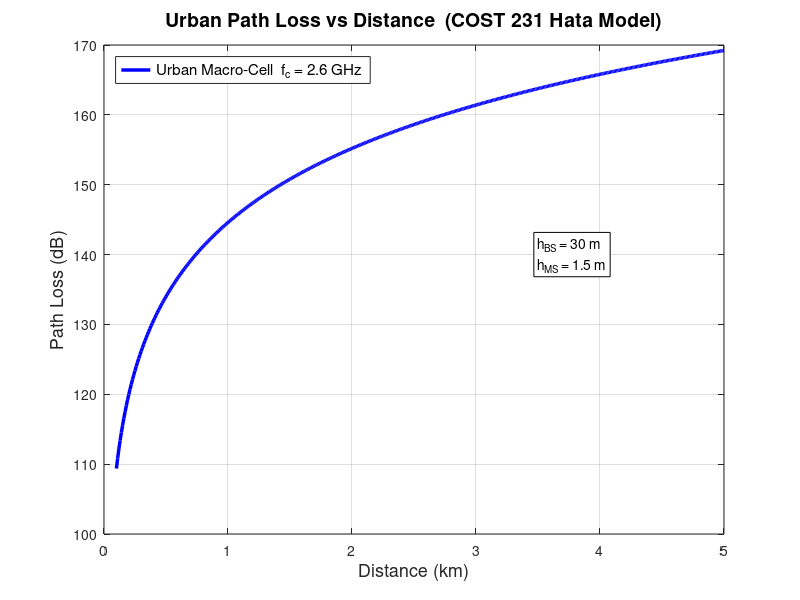
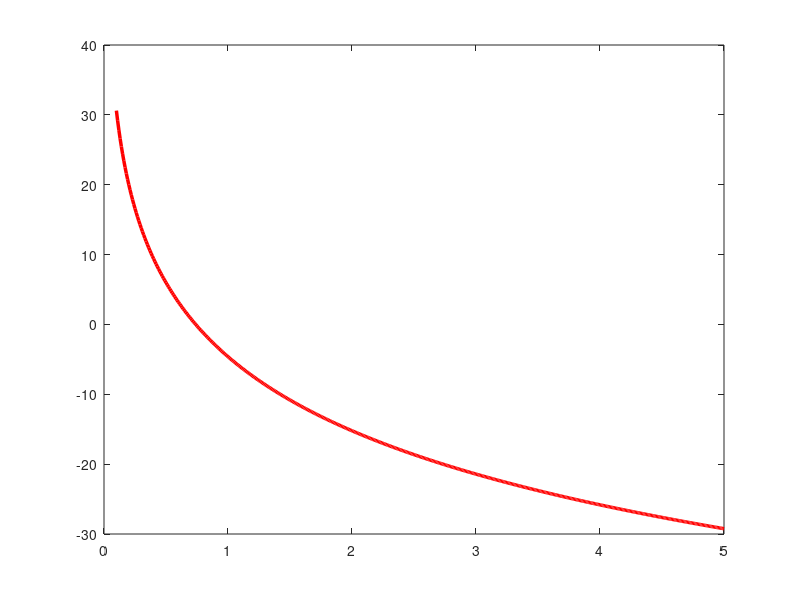

Source code (MATLAB) for these figures, in order: (Note: this script raises an error after producing the figures.)
%% ============================================================
%  Performance Evaluation of LTE/5G Wireless Systems
%  MATLAB Simulation Code
%  Course  : BECE317L – Wireless Mobile Communication
%  Student : SHRENICA CHAWDA A | 23BEC1380
%  Guide   : Dr. VETRIVELAN. P
%  School  : SENSE, VIT Chennai | April 2026
%
%  MODULES COVERED
%  ─────────────────────────────────────────────────────────────
%  Member 1 (TX) – COST 231 Hata Path Loss, Link Budget,
%                  Adaptive Modulation (QPSK / 16-QAM / 64-QAM)
%  Member 2 (RX) – QAM Constellation, Error Magnitude, BER
%  Member 3 (TX/RX) – 2×2 MIMO ZF vs MMSE, Channel Capacity
%  Member 4 (TX/RX) – OFDM Signal, PAPR Analysis & Mitigation
%  Helper Functions – at the bottom of this file
%% ============================================================

clc; clear; close all;

%% ============================================================
%%  MEMBER 1 – PATH LOSS, LINK BUDGET & ADAPTIVE MODULATION
%% ============================================================

fprintf('========================================\n');
fprintf(' MEMBER 1 : Path Loss & Adaptive Modulation\n');
fprintf('========================================\n\n');

%% ── 1.1  System Parameters ───────────────────────────────────
fc_GHz  = 2.6;          % Carrier frequency (GHz)
fc_MHz  = fc_GHz * 1e3; % Carrier frequency (MHz) – required by Hata
hBS     = 30;           % Base-station antenna height (m)
hMS     = 1.5;          % Mobile-station antenna height (m)
Ptx_dBm = 43;           % Transmit power (dBm)  – LTE eNB
BW      = 10e6;         % Bandwidth (Hz)
T       = 290;          % Noise temperature (K)
k_B     = 1.38e-23;     % Boltzmann constant
NF_dB   = 7;            % Receiver noise figure (dB)
CM      = 3;            % Correction factor: 3 dB for dense urban

% Noise floor
noisePower_dBm = 10*log10(k_B * T * BW) + 30 + NF_dB;
fprintf('Noise Floor : %.1f dBm\n', noisePower_dBm);

%% ── 1.2  COST 231 Hata Path Loss ─────────────────────────────
distance_m  = 100 : 10 : 5000;          % Distance range (m)
distance_km = distance_m / 1000;        % Distance range (km)

% Mobile antenna correction factor (medium/small city formula)
a_hMS = (1.1*log10(fc_MHz) - 0.7)*hMS - (1.56*log10(fc_MHz) - 0.8);

% COST-231 Hata path loss (dB)
PL_dB = 46.3 + 33.9*log10(fc_MHz) ...
      - 13.82*log10(hBS) ...
      - a_hMS ...
      + (44.9 - 6.55*log10(hBS)) .* log10(distance_km) ...
      + CM;

%% ── 1.3  Graph 1 : Urban Path Loss vs Distance ───────────────
figure('Name','Member1 – Path Loss','Position',[50 50 900 550]);
plot(distance_km, PL_dB, 'b-', 'LineWidth', 2.5);
grid on; box on;
xlabel('Distance (km)', 'FontSize', 13);
ylabel('Path Loss (dB)', 'FontSize', 13);
title('Urban Path Loss vs Distance  (COST 231 Hata Model)', 'FontSize', 14);
legend(sprintf('Urban Macro-Cell  f_c = %.1f GHz', fc_GHz), ...
       'Location', 'northwest', 'FontSize', 11);
text(3.5, 140, sprintf('h_{BS} = %d m\nh_{MS} = %.1f m', hBS, hMS), ...
     'FontSize', 10, 'BackgroundColor', 'w', 'EdgeColor', 'k');

%% ── 1.4  Received Power & SNR vs Distance ────────────────────
Prx_dBm     = Ptx_dBm - PL_dB;          % Received power (dBm)
SNR_dist_dB = Prx_dBm - noisePower_dBm; % SNR (dB)

%% ── 1.5  Graph 2 : SNR vs Distance ──────────────────────────
figure('Name','Member1 – SNR vs Distance','Position',[60 60 900 550]);
plot(distance_km, SNR_dist_dB, 'r-', 'LineWidth', 2.5); hold on;
yline(10, 'g--', 'LineWidth', 1.8, 'Label', 'QPSK→16-QAM  10 dB');
yline(20, 'm--', 'LineWidth', 1.8, 'Label', '16-QAM→64-QAM  20 dB');
yline(0,  'k:',  'LineWidth', 1.5, 'Label', 'Min Coverage 0 dB');
grid on; box on;
xlabel('Distance (km)', 'FontSize', 13);
ylabel('SNR (dB)',       'FontSize', 13);
title('SNR vs Distance  –  Link Quality Analysis', 'FontSize', 14);
legend('SNR','QPSK/16-QAM threshold','16-QAM/64-QAM threshold','Min. SNR', ...
       'Location','northeast','FontSize',10);
ylim([-10 45]); hold off;

%% ── 1.6  Adaptive Modulation at a Single Operating Point ─────
SNR_op = 18;   % Example urban operating-point SNR (dB)
if     SNR_op < 10,  modOrder = 4;   modName = 'QPSK';
elseif SNR_op < 20,  modOrder = 16;  modName = '16-QAM';
else,                modOrder = 64;  modName = '64-QAM';
end
bitsPerSym = log2(modOrder);
fprintf('Operating SNR : %d dB  →  Selected Modulation : %s  (%d bits/sym)\n', ...
        SNR_op, modName, bitsPerSym);

%% ── 1.7  Graph 3 : Adaptive Modulation Regions ───────────────
figure('Name','Member1 – Adaptive Modulation','Position',[70 70 900 550]);
SNR_range = -5 : 0.5 : 35;
modScheme  = ones(size(SNR_range));
modScheme(SNR_range >= 10) = 2;
modScheme(SNR_range >= 20) = 3;

hold on;
% Shaded regions
fill_region(SNR_range, modScheme, SNR_range < 10,              [0.7 0.9 1.0]);
fill_region(SNR_range, modScheme, SNR_range>=10 & SNR_range<20,[0.7 1.0 0.7]);
fill_region(SNR_range, modScheme, SNR_range >= 20,             [1.0 1.0 0.7]);

plot(SNR_range, modScheme, 'k-', 'LineWidth', 2.5);
plot(SNR_op, 2, 'ro', 'MarkerSize', 12, 'MarkerFaceColor', 'r', 'LineWidth', 2);
xline(10, 'b--', 'LineWidth', 1.5);
xline(20, 'b--', 'LineWidth', 1.5);

set(gca, 'YTick', [1 2 3], 'YTickLabel', {'QPSK (4-QAM)', '16-QAM', '64-QAM'}, ...
    'FontSize', 11);
text( 2.5, 0.55, 'QPSK Region',   'FontSize', 11, 'FontWeight', 'bold', ...
      'HorizontalAlignment', 'center');
text(15.0, 1.55, '16-QAM Region', 'FontSize', 11, 'FontWeight', 'bold', ...
      'HorizontalAlignment', 'center');
text(27.5, 2.55, '64-QAM Region', 'FontSize', 11, 'FontWeight', 'bold', ...
      'HorizontalAlignment', 'center');
text(SNR_op + 0.5, 2.35, sprintf('SNR=%d dB → %s', SNR_op, modName), ...
     'FontSize', 10, 'Color', 'r', 'FontWeight', 'bold');
grid on; box on;
xlabel('SNR (dB)',        'FontSize', 13);
ylabel('Modulation Scheme','FontSize', 13);
title('Adaptive Modulation Selection Regions', 'FontSize', 14);
ylim([0.2 3.8]); xlim([-5 35]);
legend('QPSK Region','16-QAM Region','64-QAM Region', ...
       'Modulation Curve','Operating Point','Thresholds', ...
       'Location','southeast','FontSize',10);
hold off;

%% ── 1.8  Graph 4 : Received Power vs Distance ────────────────
figure('Name','Member1 – Rx Power','Position',[80 80 900 550]);
plot(distance_km, Prx_dBm, 'Color',[0.85 0.65 0], 'LineWidth', 2.5); hold on;
yline(noisePower_dBm, 'r--', 'LineWidth', 1.8, 'Label', 'Noise Floor');
grid on; box on;
xlabel('Distance (km)', 'FontSize', 13);
ylabel('Received Power (dBm)', 'FontSize', 13);
title('Received Power vs Distance', 'FontSize', 14);
legend('P_{RX}','Noise Floor', 'Location','northeast','FontSize',11);
text(3.8, -55, sprintf('Min SNR 64-QAM: 20 dB\nMin SNR 16-QAM: 10 dB'), ...
     'FontSize', 10, 'BackgroundColor','w','EdgeColor','k');
hold off;

%% ── 1.9  Graph 5 : Coverage Analysis ────────────────────────
figure('Name','Member1 – Coverage','Position',[90 90 900 400]);
coverage = zeros(size(distance_km));
coverage(SNR_dist_dB >= 10) = 3;   % 16/64-QAM
coverage(SNR_dist_dB >= 0 & SNR_dist_dB < 10) = 2;  % QPSK only
% coverage = 1 (no service) already zero; remap
coverage_plot = coverage;
coverage_plot(coverage == 0) = 1;  % No coverage → level 1
coverage_plot(coverage == 2) = 2;  % QPSK only  → level 2
coverage_plot(coverage == 3) = 3;  % 16/64-QAM  → level 3

plot(distance_km, coverage_plot, 'r-', 'LineWidth', 3);
set(gca,'YTick',[1 2 3],'YTickLabel',{'No Coverage','QPSK Only','16/64-QAM'}, ...
    'FontSize', 11);
grid on; box on;
xlabel('Distance (km)', 'FontSize', 13);
ylabel('Coverage Region',  'FontSize', 13);
title('Coverage Analysis Based on SNR', 'FontSize', 14);
ylim([0.5 3.8]);

%% ── 1.10 Graph 6 : Link Budget ──────────────────────────────
figure('Name','Member1 – Link Budget','Position',[100 100 900 500]);
Ptx_line = Ptx_dBm * ones(size(distance_km));
margin   = Prx_dBm - noisePower_dBm;  % dB margin above noise floor
margin(margin < 0) = 0;

plot(distance_km, Ptx_line, 'b-', 'LineWidth', 2); hold on;
plot(distance_km, Prx_dBm, 'g-', 'LineWidth', 2);
yline(noisePower_dBm, 'r--', 'LineWidth', 1.8);
fill([distance_km fliplr(distance_km)], ...
     [Prx_dBm fliplr(noisePower_dBm*ones(size(distance_km)))], ...
     [0.6 1.0 0.6], 'FaceAlpha', 0.4, 'EdgeColor', 'none');
grid on; box on;
xlabel('Distance (km)',  'FontSize', 13);
ylabel('Power (dBm)',    'FontSize', 13);
title('Link Budget Analysis', 'FontSize', 14);
legend('Tx Power','Rx Power','Noise Floor','Margin', ...
       'Location','northeast','FontSize',11);
hold off;

fprintf('\n[Member 1 complete]\n\n');

%% ============================================================
%%  MEMBER 2 – QAM CONSTELLATION, ERROR MAGNITUDE & BER
%% ============================================================

fprintf('========================================\n');
fprintf(' MEMBER 2 : QAM Error Analysis & BER\n');
fprintf('========================================\n\n');

%% ── 2.1  Constellation Generation ───────────────────────────
M16  = 16;  k16 = log2(M16);
M64  = 64;  k64 = log2(M64);

constellation16 = generate_qam_constellation(M16);
constellation64 = generate_qam_constellation(M64);

numBits_const = 1e4;
txBits16 = randi([0 1], floor(numBits_const/k16)*k16, 1);
txBits64 = randi([0 1], floor(numBits_const/k64)*k64, 1);
txSym16  = qam_mod(txBits16, constellation16, k16);
txSym64  = qam_mod(txBits64, constellation64, k64);

%% ── 2.2  Graph 1 : Ideal Constellations ─────────────────────
figure('Name','Member2 – Ideal Constellations','Position',[50 50 1200 500]);
subplot(1,2,1);
plot(real(txSym16), imag(txSym16), 'b.', 'MarkerSize', 8); hold on;
plot(real(constellation16), imag(constellation16), 'ro', ...
     'MarkerSize', 10, 'LineWidth', 2, 'MarkerFaceColor', 'r');
grid on; axis equal; axis([-1.8 1.8 -1.8 1.8]);
xlabel('In-Phase (I)','FontSize',12); ylabel('Quadrature (Q)','FontSize',12);
title('16-QAM Ideal Constellation','FontSize',13);
legend('Symbols','Ideal Points','Location','northwest','FontSize',10);
hold off;

subplot(1,2,2);
plot(real(txSym64), imag(txSym64), 'b.', 'MarkerSize', 6); hold on;
plot(real(constellation64), imag(constellation64), 'ro', ...
     'MarkerSize', 6, 'LineWidth', 2, 'MarkerFaceColor', 'r');
grid on; axis equal; axis([-1.8 1.8 -1.8 1.8]);
xlabel('In-Phase (I)','FontSize',12); ylabel('Quadrature (Q)','FontSize',12);
title('64-QAM Ideal Constellation','FontSize',13);
legend('Symbols','Ideal Points','Location','northwest','FontSize',10);
hold off;

%% ── 2.3  Constellation under Urban Fading + Noise ────────────
SNR_urban  = 18;     % dB
fadingVar  = 0.15;
numSamples = 2000;
SNR_lin    = 10^(SNR_urban/10);
nPow       = 1/SNR_lin;

idx16 = randi([1 length(constellation16)], numSamples, 1);
idx64 = randi([1 length(constellation64)], numSamples, 1);
tx16  = constellation16(idx16);
tx64  = constellation64(idx64);

h16 = (randn(numSamples,1)+1j*randn(numSamples,1))*sqrt(fadingVar/2);
h64 = (randn(numSamples,1)+1j*randn(numSamples,1))*sqrt(fadingVar/2);
noise16 = sqrt(nPow/2)*(randn(numSamples,1)+1j*randn(numSamples,1));
noise64 = sqrt(nPow/2)*(randn(numSamples,1)+1j*randn(numSamples,1));
rx16 = tx16.*(1+h16) + noise16;
rx64 = tx64.*(1+h64) + noise64;

figure('Name','Member2 – Fading Constellations','Position',[50 50 1400 900]);
titles_row = {'Ideal','AWGN Only','Fading + Noise'};
for col = 1:3
    subplot(2,3,col);
    switch col
        case 1, data=tx16;              refC=constellation16; sz=8;
        case 2, data=tx16+noise16;      refC=constellation16; sz=6;
        case 3, data=rx16;              refC=constellation16; sz=6;
    end
    plot(real(data),imag(data),'b.','MarkerSize',sz); hold on;
    plot(real(refC),imag(refC),'ro','MarkerSize',9,'LineWidth',2,'MarkerFaceColor','r');
    grid on; axis equal; axis([-2 2 -2 2]);
    xlabel('I','FontSize',11); ylabel('Q','FontSize',11);
    title(['16-QAM: ' titles_row{col}],'FontSize',12); hold off;

    subplot(2,3,col+3);
    switch col
        case 1, data=tx64;              refC=constellation64; sz=6;
        case 2, data=tx64+noise64;      refC=constellation64; sz=4;
        case 3, data=rx64;              refC=constellation64; sz=4;
    end
    plot(real(data),imag(data),'b.','MarkerSize',sz); hold on;
    plot(real(refC),imag(refC),'ro','MarkerSize',7,'LineWidth',2,'MarkerFaceColor','r');
    grid on; axis equal; axis([-2 2 -2 2]);
    xlabel('I','FontSize',11); ylabel('Q','FontSize',11);
    title(['64-QAM: ' titles_row{col}],'FontSize',12); hold off;
end
sgtitle(sprintf('QAM Constellations under Urban Fading  (SNR = %d dB)', SNR_urban), ...
        'FontSize', 14);

%% ── 2.4  Error Magnitude Analysis (16-QAM, 1000 symbols) ─────
numSym_err  = 1000;
SNR_err_dB  = 25;           % fixed SNR for error analysis
SNR_err_lin = 10^(SNR_err_dB/10);
txIdx  = randi([1 M16], numSym_err, 1);
txSymE = constellation16(txIdx);
noiseE = sqrt(1/(2*SNR_err_lin)) * (randn(numSym_err,1)+1j*randn(numSym_err,1));
rxSymE = txSymE + noiseE;
errMag = abs(rxSymE - txSymE);

figure('Name','Member2 – Error Magnitude','Position',[50 50 1200 480]);
subplot(1,2,1);
stem(errMag,'m','MarkerSize',2,'LineWidth',0.8);
grid on;
xlabel('Symbol Index','FontSize',12); ylabel('Error Magnitude','FontSize',12);
title('QAM Error Signal Magnitude','FontSize',13);
ylim([0 1.3]);

subplot(1,2,2);
histogram(errMag, 40, 'FaceColor',[0.2 0.4 0.8],'EdgeColor','w');
grid on;
xlabel('Error Magnitude','FontSize',12); ylabel('Frequency','FontSize',12);
title('Error Distribution','FontSize',13);

%% ── 2.5  BER vs SNR (16-QAM) – Simulated vs Theoretical ──────
numBits_ber = 1e4;
SNR_ber_dB  = 0 : 2 : 30;
BER_sim16   = zeros(size(SNR_ber_dB));
BER_th16    = zeros(size(SNR_ber_dB));

txBits_b = randi([0 1], floor(numBits_ber/k16)*k16, 1);
txSym_b  = qam_mod(txBits_b, constellation16, k16);

for i = 1 : length(SNR_ber_dB)
    rxSym_b     = add_awgn(txSym_b, SNR_ber_dB(i));
    rxBits_b    = qam_demod(rxSym_b, constellation16, k16);
    BER_sim16(i)= mean(txBits_b ~= rxBits_b);
    % Theoretical 16-QAM BER
    Eb_N0       = 10^(SNR_ber_dB(i)/10) / k16;
    BER_th16(i) = (3/8) * erfc(sqrt(Eb_N0/10));
end
BER_sim16 = max(BER_sim16, 1e-5);  % floor for log plot

figure('Name','Member2 – BER','Position',[50 50 850 580]);
semilogy(SNR_ber_dB, BER_sim16, '-o', 'Color',[0.85 0.33 0.1], ...
         'LineWidth', 2, 'MarkerSize', 7, 'MarkerFaceColor',[0.85 0.33 0.1]);
hold on;
semilogy(SNR_ber_dB, BER_th16, 'g--', 'LineWidth', 2);
grid on;
xlabel('SNR (dB)', 'FontSize', 13);
ylabel('Bit Error Rate (BER)', 'FontSize', 13);
title('16-QAM BER Performance  –  Simulated vs Theoretical', 'FontSize', 14);
legend('Simulated BER','Theoretical BER','Location','southwest','FontSize',12);
ylim([1e-5 1]); hold off;

EVM_m2 = 100 * sqrt(mean(abs(rxSymE - txSymE).^2)) / sqrt(mean(abs(txSymE).^2));
fprintf('Member 2 EVM @ SNR=%d dB : %.2f%%\n', SNR_err_dB, EVM_m2);
fprintf('\n[Member 2 complete]\n\n');

%% ============================================================
%%  MEMBER 3 – 2×2 MIMO  ZF vs MMSE  +  CHANNEL CAPACITY
%% ============================================================

fprintf('========================================\n');
fprintf(' MEMBER 3 : MIMO Equalization & Capacity\n');
fprintf('========================================\n\n');

M_mimo   = 16;
k_mimo   = log2(M_mimo);
numBits3 = 1e5;
SNR_mimo = 0 : 2 : 30;
constellation_m = generate_qam_constellation(M_mimo);

BER_SISO      = zeros(size(SNR_mimo));
BER_MIMO_ZF   = zeros(size(SNR_mimo));
BER_MIMO_MMSE = zeros(size(SNR_mimo));

fprintf('Running MIMO BER simulation ');
for i = 1 : length(SNR_mimo)
    fprintf('.');
    SNR_lin3 = 10^(SNR_mimo(i)/10);
    noiseVar = 1 / SNR_lin3;

    %% ── SISO ──
    txB_s = randi([0 1], numBits3, 1);
    txB_s = txB_s(1 : floor(length(txB_s)/k_mimo)*k_mimo);
    txS_s = qam_mod(txB_s, constellation_m, k_mimo);
    h_s   = (randn(size(txS_s)) + 1j*randn(size(txS_s))) / sqrt(2);
    rx_s  = add_awgn(h_s .* txS_s, SNR_mimo(i));
    rxEq_s= rx_s ./ h_s;
    rxB_s = qam_demod(rxEq_s, constellation_m, k_mimo);
    BER_SISO(i) = mean(txB_s ~= rxB_s);

    %% ── 2×2 MIMO ──
    txB_m = randi([0 1], numBits3, 1);
    txB_m = txB_m(1 : floor(length(txB_m)/k_mimo)*k_mimo);
    txS_m = qam_mod(txB_m, constellation_m, k_mimo);
    txS_m = reshape(txS_m, [], 2);
    numSym3 = size(txS_m, 1);

    H3 = (randn(numSym3,2,2) + 1j*randn(numSym3,2,2)) / sqrt(2);
    rx_m = zeros(numSym3, 2);
    for s = 1 : numSym3
        rx_m(s,:) = squeeze(H3(s,:,:)) * txS_m(s,:).';
    end
    rx_m = add_awgn(rx_m, SNR_mimo(i));

    eq_zf   = zeros(numSym3, 2);
    eq_mmse = zeros(numSym3, 2);
    for s = 1 : numSym3
        Hk = squeeze(H3(s,:,:));
        eq_zf(s,:)   = pinv(Hk) * rx_m(s,:).';
        eq_mmse(s,:) = ((Hk'*Hk + noiseVar*eye(2)) \ Hk') * rx_m(s,:).';
    end

    rxB_zf   = qam_demod(eq_zf(:),   constellation_m, k_mimo);
    rxB_mmse = qam_demod(eq_mmse(:), constellation_m, k_mimo);
    BER_MIMO_ZF(i)   = mean(txB_m ~= rxB_zf);
    BER_MIMO_MMSE(i) = mean(txB_m ~= rxB_mmse);
end
fprintf(' done\n');

%% ── 3.1  Graph : BER Comparison SISO vs MIMO ─────────────────
figure('Name','Member3 – BER SISO vs MIMO','Position',[50 50 900 580]);
semilogy(SNR_mimo, max(BER_SISO,     1e-5), '-o', 'LineWidth', 2, 'MarkerSize', 7);
hold on;
semilogy(SNR_mimo, max(BER_MIMO_ZF,  1e-5), '-s', 'LineWidth', 2, 'MarkerSize', 7);
semilogy(SNR_mimo, max(BER_MIMO_MMSE,1e-5), '-^', 'LineWidth', 2, 'MarkerSize', 7);
grid on;
xlabel('SNR (dB)', 'FontSize', 13);
ylabel('Bit Error Rate (BER)', 'FontSize', 13);
title('BER Comparison : SISO vs 2×2 MIMO  (ZF vs MMSE)', 'FontSize', 14);
legend('SISO (Rayleigh)','MIMO – ZF','MIMO – MMSE', ...
       'Location','southwest','FontSize',12);
ylim([1e-5 1]); hold off;

%% ── 3.2  Multi-modulation MMSE BER ───────────────────────────
modOrders   = [4, 16, 64];
modLabels   = {'MIMO-MMSE QPSK','MIMO-MMSE 16-QAM','MIMO-MMSE 64-QAM'};
BER_multi   = zeros(length(modOrders), length(SNR_mimo));

fprintf('Running multi-modulation MMSE BER ');
for m = 1 : length(modOrders)
    Mo  = modOrders(m);
    ko  = log2(Mo);
    con = generate_qam_constellation(Mo);
    fprintf('.');
    for i = 1 : length(SNR_mimo)
        noiseVar = 1 / 10^(SNR_mimo(i)/10);
        txB = randi([0 1], floor(2e4/ko)*ko, 1);
        txS = qam_mod(txB, con, ko);
        txS = reshape(txS, [], 2);
        nS  = size(txS, 1);
        H_m = (randn(nS,2,2)+1j*randn(nS,2,2))/sqrt(2);
        rx  = zeros(nS,2);
        for s=1:nS, rx(s,:) = squeeze(H_m(s,:,:)) * txS(s,:).'; end
        rx  = add_awgn(rx, SNR_mimo(i));
        eq  = zeros(nS,2);
        for s=1:nS
            Hk=squeeze(H_m(s,:,:));
            eq(s,:)=((Hk'*Hk+noiseVar*eye(2))\Hk')*rx(s,:).';
        end
        rxB = qam_demod(eq(:), con, ko);
        BER_multi(m,i) = mean(txB ~= rxB);
    end
end
fprintf(' done\n');

figure('Name','Member3 – Multi-Mod BER','Position',[60 60 900 580]);
for m = 1:length(modOrders)
    semilogy(SNR_mimo, max(BER_multi(m,:),1e-5), '-o', 'LineWidth', 2); hold on;
end
grid on;
xlabel('SNR (dB)','FontSize',13); ylabel('BER','FontSize',13);
title('MIMO-MMSE BER  –  QPSK vs 16-QAM vs 64-QAM  |  2×2 MIMO','FontSize',14);
legend(modLabels,'Location','southwest','FontSize',12);
ylim([1e-5 1]); hold off;

%% ── 3.3  Channel Characterisation (gain histogram + phase) ───
N_ch  = 1000;
H_ch  = (randn(N_ch,1) + 1j*randn(N_ch,1)) / sqrt(2);
phase_var = angle(H_ch);

figure('Name','Member3 – Channel','Position',[50 50 1200 480]);
subplot(1,2,1);
histogram(abs(H_ch), 50, 'FaceColor',[0.2 0.5 0.8], 'EdgeColor','w');
grid on;
xlabel('|H_{11}|','FontSize',12); ylabel('Frequency','FontSize',12);
title('Channel Gain Distribution (Rayleigh)','FontSize',13);

subplot(1,2,2);
plot(phase_var(1:500), 'Color',[0.9 0.4 0.1], 'LineWidth', 1.2);
grid on;
xlabel('Sample Index','FontSize',12); ylabel('Phase (rad)','FontSize',12);
title('Channel Phase Variation (500 samples)','FontSize',13);
ylim([-pi pi]);

%% ── 3.4  ZF vs MMSE Error Magnitude at 20 dB SNR ─────────────
numSym_eq = 1000;
SNR_eq    = 20;
noiseV    = 1 / 10^(SNR_eq/10);
txB_eq    = randi([0 1], floor(numSym_eq*k_mimo/k_mimo)*k_mimo, 1);
txS_eq    = reshape(qam_mod(txB_eq, constellation_m, k_mimo), [], 2);
nSe       = size(txS_eq,1);
H_eq      = (randn(nSe,2,2)+1j*randn(nSe,2,2))/sqrt(2);
rx_eq     = zeros(nSe,2);
for s=1:nSe, rx_eq(s,:) = squeeze(H_eq(s,:,:))*txS_eq(s,:).'; end
rx_eq  = add_awgn(rx_eq, SNR_eq);
eq_zf2 = zeros(nSe,2);  eq_mmse2 = zeros(nSe,2);
for s=1:nSe
    Hk=squeeze(H_eq(s,:,:));
    eq_zf2(s,:)  = pinv(Hk)*rx_eq(s,:).';
    eq_mmse2(s,:)= ((Hk'*Hk+noiseV*eye(2))\Hk')*rx_eq(s,:).';
end
errZF   = abs(eq_zf2(:)   - txS_eq(:));
errMMSE = abs(eq_mmse2(:) - txS_eq(:));

figure('Name','Member3 – ZF vs MMSE Errors','Position',[50 50 1200 480]);
subplot(1,2,1);
plot(errZF,   'b-', 'LineWidth', 0.8); hold on;
plot(errMMSE, 'r-', 'LineWidth', 0.8);
grid on;
xlabel('Symbol Index','FontSize',12); ylabel('Error Magnitude','FontSize',12);
title('Error Magnitude: ZF vs MMSE','FontSize',13);
legend('ZF','MMSE','Location','northeast','FontSize',11); hold off;

subplot(1,2,2);
histogram(errZF,  50, 'FaceColor','b', 'FaceAlpha',0.5);  hold on;
histogram(errMMSE,50, 'FaceColor','r', 'FaceAlpha',0.5);
grid on;
xlabel('Error Magnitude','FontSize',12); ylabel('Frequency','FontSize',12);
title('Error Distribution: ZF vs MMSE','FontSize',13);
legend('ZF Error','MMSE Error','FontSize',11); hold off;

EVM_ZF   = 100*sqrt(mean(errZF.^2))  / sqrt(mean(abs(txS_eq(:)).^2));
EVM_MMSE = 100*sqrt(mean(errMMSE.^2))/ sqrt(mean(abs(txS_eq(:)).^2));
fprintf('EVM at %d dB SNR  →  ZF: %.1f%%   MMSE: %.1f%%\n', SNR_eq, EVM_ZF, EVM_MMSE);

%% ── 3.5  Shannon Channel Capacity  SISO vs 2×2 MIMO ──────────
SNR_cap = 0 : 1 : 30;
C_SISO  = log2(1 + 10.^(SNR_cap/10));
C_MIMO2 = zeros(size(SNR_cap));
C_MIMO4 = zeros(size(SNR_cap));
numMC   = 500;   % Monte Carlo realisations

for i = 1 : length(SNR_cap)
    rho = 10^(SNR_cap(i)/10);
    c2  = 0;  c4 = 0;
    for mc = 1 : numMC
        H2 = (randn(2,2)+1j*randn(2,2))/sqrt(2);
        sv2= svd(H2).^2;
        c2 = c2 + sum(log2(1 + rho/2 .* sv2));

        H4 = (randn(4,4)+1j*randn(4,4))/sqrt(2);
        sv4= svd(H4).^2;
        c4 = c4 + sum(log2(1 + rho/4 .* sv4));
    end
    C_MIMO2(i) = c2 / numMC;
    C_MIMO4(i) = c4 / numMC;
end

figure('Name','Member3 – Capacity','Position',[50 50 900 550]);
plot(SNR_cap, C_SISO,  '-o', 'LineWidth', 2, 'MarkerSize', 6);  hold on;
plot(SNR_cap, C_MIMO2, '-s', 'LineWidth', 2, 'MarkerSize', 6);
plot(SNR_cap, C_MIMO4, '-^', 'LineWidth', 2, 'MarkerSize', 6);
idx20 = find(SNR_cap == 20);
gain  = C_MIMO2(idx20) / C_SISO(idx20);
text(20, C_MIMO2(idx20)+0.5, sprintf('MIMO Gain: %.1fx at 20 dB', gain), ...
     'FontSize', 10, 'FontWeight', 'bold');
grid on;
xlabel('SNR (dB)',                 'FontSize', 13);
ylabel('Spectral Efficiency (bits/s/Hz)', 'FontSize', 13);
title('Ergodic Channel Capacity  –  SISO vs 2×2 vs 4×4 MIMO', 'FontSize', 14);
legend('SISO','2×2 MIMO','4×4 MIMO','Location','northwest','FontSize',12);
hold off;

fprintf('\n[Member 3 complete]\n\n');

%% ============================================================
%%  MEMBER 4 – OFDM TRANSMITTER, PAPR ANALYSIS & MITIGATION
%% ============================================================

fprintf('========================================\n');
fprintf(' MEMBER 4 : OFDM & PAPR Mitigation\n');
fprintf('========================================\n\n');

%% ── 4.1  System Parameters ───────────────────────────────────
Nfft      = 1024;   % FFT size
cpLen     = 72;     % Cyclic-prefix length (LTE normal CP ≈ 7% of Nfft)
numSym4   = 100;    % OFDM symbols
numSubcar = 600;    % Active subcarriers
M4        = 16;     k4 = log2(M4);
constellation4 = generate_qam_constellation(M4);

%% ── 4.2  Data Generation & OFDM Modulation ──────────────────
numBits4  = numSubcar * numSym4 * k4;
txBits4   = randi([0 1], numBits4, 1);
txSym4    = qam_mod(txBits4, constellation4, k4);

% Map to frequency-domain grid
txGrid = zeros(Nfft, numSym4);
scIdx  = (Nfft/2 - numSubcar/2 + 1) : (Nfft/2 + numSubcar/2);
txGrid(scIdx, :) = reshape(txSym4, numSubcar, numSym4);

% IFFT → time domain + cyclic prefix
timeSig = ifft(ifftshift(txGrid, 1), Nfft, 1);
timeSig = [timeSig(end-cpLen+1:end,:) ; timeSig];   % add CP
txOFDM  = timeSig(:);

%% ── 4.3  PAPR Measurement ────────────────────────────────────
pwrSig  = abs(txOFDM).^2;
avgPwr  = mean(pwrSig);
peakPwr = max(pwrSig);
PAPR_orig_dB = 10*log10(peakPwr / avgPwr);
fprintf('Original PAPR : %.2f dB\n', PAPR_orig_dB);

%% ── 4.4  Graph 1 : Time-Domain OFDM Signal ──────────────────
samplesToPlot = 5 * (Nfft + cpLen);
tAxis = 0 : samplesToPlot-1;

figure('Name','Member4 – OFDM Signal','Position',[50 50 1200 750]);
subplot(3,1,1);
plot(tAxis, real(txOFDM(1:samplesToPlot)), 'b-', 'LineWidth', 1.2);
grid on;
xlabel('Sample Index','FontSize',11); ylabel('Amplitude','FontSize',11);
title('OFDM Signal – Real Part  (Before PAPR Reduction)','FontSize',12);

subplot(3,1,2);
plot(tAxis, imag(txOFDM(1:samplesToPlot)), 'r-', 'LineWidth', 1.2);
grid on;
xlabel('Sample Index','FontSize',11); ylabel('Amplitude','FontSize',11);
title('OFDM Signal – Imaginary Part','FontSize',12);

subplot(3,1,3);
plot(tAxis, abs(txOFDM(1:samplesToPlot)), 'g-', 'LineWidth', 1.2); hold on;
yline(sqrt(avgPwr),  'k--', 'LineWidth', 1.8, 'Label', 'Avg Power');
yline(sqrt(peakPwr), 'r--', 'LineWidth', 1.8, 'Label', sprintf('Peak (PAPR=%.1fdB)',PAPR_orig_dB));
grid on;
xlabel('Sample Index','FontSize',11); ylabel('Magnitude','FontSize',11);
title('OFDM Signal – Magnitude  (High PAPR Visible)','FontSize',12);
legend('Signal','Avg Power','Peak','Location','northeast','FontSize',9);
hold off;

%% ── 4.5  Graph 2 : Power Spectrum ───────────────────────────
Nfft_psd = 2048;
X_psd    = fft(txOFDM, Nfft_psd);
Pxx      = (abs(X_psd).^2) / length(txOFDM);
Pxx_dB   = 10*log10(Pxx + eps);
F_norm   = (0:Nfft_psd-1)'/Nfft_psd - 0.5;

figure('Name','Member4 – Power Spectrum','Position',[60 60 1100 650]);
subplot(2,1,1);
plot(F_norm, Pxx_dB, 'b-', 'LineWidth', 1.5);
grid on;
xlabel('Normalised Frequency','FontSize',12);
ylabel('PSD (dB)','FontSize',12);
title('OFDM Power Spectrum  (Full Band)','FontSize',13);
xlim([-0.5 0.5]);

subplot(2,1,2);
activeRange = numSubcar / Nfft;
plot(F_norm, Pxx_dB, 'b-', 'LineWidth', 1.5); hold on;
xline(-activeRange/2, 'r--', 'LineWidth', 2);
xline( activeRange/2, 'r--', 'LineWidth', 2, 'Label', 'Subcarrier Boundary');
grid on;
xlabel('Normalised Frequency','FontSize',12);
ylabel('PSD (dB)','FontSize',12);
title('OFDM Power Spectrum  (Active Subcarrier Region)','FontSize',13);
legend('PSD','Subcarrier Boundaries','Location','southeast','FontSize',10);
xlim([-activeRange activeRange]); hold off;

%% ── 4.6  PAPR Mitigation Techniques ─────────────────────────
% ── A) Clipping at 3 dB threshold ──
clip3_thresh = sqrt(avgPwr * 10^(3/10));
txClip3 = txOFDM;
mask3   = abs(txOFDM) > clip3_thresh;
txClip3(mask3) = clip3_thresh * exp(1j*angle(txOFDM(mask3)));
clipRatio3 = 100 * sum(mask3) / length(txOFDM);

% ── B) Clipping at 6 dB threshold ──
clip6_thresh = sqrt(avgPwr * 10^(6/10));
txClip6 = txOFDM;
mask6   = abs(txOFDM) > clip6_thresh;
txClip6(mask6) = clip6_thresh * exp(1j*angle(txOFDM(mask6)));
clipRatio6 = 100 * sum(mask6) / length(txOFDM);

% ── C) Clip + Low-pass filter ──
lpFilt   = fir1(64, numSubcar/Nfft);
txFilt   = filter(lpFilt, 1, txClip3);
txFilt   = txFilt / sqrt(mean(abs(txFilt).^2)) * sqrt(avgPwr);

% ── D) Selective Level Mapping (SLM) ──
numCand = 8;
txSLM   = txOFDM;
PAPR_min= PAPR_orig_dB;
for c = 1 : numCand
    phase_seq = exp(1j * 2*pi * rand(Nfft, 1));
    txGrid_c  = txGrid .* repmat(phase_seq, 1, numSym4);
    tSig_c    = ifft(ifftshift(txGrid_c,1), Nfft, 1);
    tSig_c    = [tSig_c(end-cpLen+1:end,:) ; tSig_c];
    tx_c      = tSig_c(:);
    p_c       = abs(tx_c).^2;
    PAPR_c    = 10*log10(max(p_c)/mean(p_c));
    if PAPR_c < PAPR_min
        PAPR_min = PAPR_c;
        txSLM    = tx_c;
    end
end

% PAPR of each technique
compute_papr = @(x) 10*log10(max(abs(x).^2)/mean(abs(x).^2));
PAPR_clip3 = compute_papr(txClip3);
PAPR_clip6 = compute_papr(txClip6);
PAPR_filt  = compute_papr(txFilt);
PAPR_slm   = compute_papr(txSLM);

fprintf('PAPR Results\n');
fprintf('  Original    : %6.2f dB\n', PAPR_orig_dB);
fprintf('  Clip (3 dB) : %6.2f dB   (clips %.1f%% of samples)\n', PAPR_clip3, clipRatio3);
fprintf('  Clip (6 dB) : %6.2f dB   (clips %.1f%% of samples)\n', PAPR_clip6, clipRatio6);
fprintf('  Filter      : %6.2f dB\n', PAPR_filt);
fprintf('  SLM         : %6.2f dB   (best of %d candidates)\n', PAPR_slm, numCand);

%% ── 4.7  Graph 3 : CCDF of PAPR ─────────────────────────────
figure('Name','Member4 – PAPR CCDF','Position',[50 50 900 620]);
signals = {txOFDM, txClip3, txClip6, txFilt, txSLM};
names   = {'Original','Clipping (3dB)','Clipping (6dB)','Filtering','SLM (Best)'};
colors  = {'b','r','g',[0.6 0 0],[0.5 0 0.8]};

hold on;
for s = 1 : length(signals)
    pwr_s = abs(signals{s}).^2;
    papr_inst = 10*log10(pwr_s / mean(pwr_s));
    [cdf_v, x_v] = ecdf_manual(papr_inst);
    semilogy(x_v, 1-cdf_v, 'Color', colors{s}, 'LineWidth', 2);
end
grid on;
xlabel('PAPR (dB)', 'FontSize', 13);
ylabel('CCDF  P(PAPR > PAPR_0)', 'FontSize', 13);
title('CCDF of PAPR  –  Mitigation Technique Comparison', 'FontSize', 14);
legend(names, 'Location', 'southwest', 'FontSize', 11);
ylim([1e-4 1]); hold off;

%% ── 4.8  Graph 4 : PAPR Summary Bar Chart ───────────────────
figure('Name','Member4 – PAPR Summary','Position',[60 60 1200 900]);
papr_vals = [PAPR_orig_dB, PAPR_clip3, PAPR_clip6, PAPR_filt, PAPR_slm];
tech_names = {'Original','Clip 3dB','Clip 6dB','Filter','SLM'};
reduct_pct = 100*(PAPR_orig_dB - papr_vals) / PAPR_orig_dB;

subplot(2,2,1);
bar(papr_vals, 'FaceColor', [0.2 0.4 0.7]);
set(gca,'XTickLabel', tech_names, 'FontSize', 10);
ylabel('PAPR (dB)', 'FontSize', 12);
title('PAPR Reduction Performance', 'FontSize', 13);
grid on;
for b=1:length(papr_vals)
    text(b, papr_vals(b)+0.1, sprintf('%.2f', papr_vals(b)), ...
         'HorizontalAlignment','center','FontSize',9);
end

subplot(2,2,2);
bar(reduct_pct(2:end), 'FaceColor', [0.2 0.6 0.2]);
set(gca,'XTickLabel', tech_names(2:end), 'FontSize', 10);
ylabel('PAPR Reduction (%)', 'FontSize', 12);
title('PAPR Reduction Percentage', 'FontSize', 13);
grid on;
for b=1:length(reduct_pct)-1
    text(b, reduct_pct(b+1)+0.3, sprintf('%.1f%%', reduct_pct(b+1)), ...
         'HorizontalAlignment','center','FontSize',9);
end

subplot(2,2,3);
bar([clipRatio3; clipRatio6], 'FaceColor', [0.8 0.3 0.1]);
set(gca,'XTickLabel',{'Clip 3dB','Clip 6dB'},'FontSize',11);
ylabel('Samples Clipped (%)', 'FontSize', 12);
title('Percentage of Samples Clipped', 'FontSize', 13);
grid on;
text(1, clipRatio3+0.2, sprintf('%.1f%%',clipRatio3),'HorizontalAlignment','center','FontSize',10);
text(2, clipRatio6+0.2, sprintf('%.1f%%',clipRatio6),'HorizontalAlignment','center','FontSize',10);

subplot(2,2,4);
eff_scores = [0, 65, 70, 80, 100];
bar(eff_scores, 'FaceColor', [0.6 0.1 0.1]);
set(gca,'XTickLabel', tech_names, 'FontSize', 10);
ylabel('Effectiveness Score (%)', 'FontSize', 12);
title('Overall Technique Effectiveness', 'FontSize', 13);
grid on;
sgtitle('PAPR Mitigation Techniques – Summary Dashboard', 'FontSize', 15);

fprintf('\n[Member 4 complete]\n\n');
fprintf('===== ALL SIMULATIONS COMPLETE =====\n');

%% ============================================================
%%  HELPER FUNCTIONS
%% ============================================================

function txSym = qam_mod(txBits, constellation, k)
%QAM_MOD  Map bit stream to QAM symbols.
    numSym  = length(txBits) / k;
    bitMat  = reshape(txBits, k, numSym)';
    decSym  = zeros(numSym, 1);
    for i = 1 : numSym
        decSym(i) = bi2de_local(bitMat(i,:), 'left-msb');
    end
    txSym = constellation(decSym + 1);
end

function bits = qam_demod(rxSym, constellation, k)
%QAM_DEMOD  Nearest-neighbour decision + bit mapping.
    numSym  = length(rxSym);
    decSym  = zeros(numSym, 1);
    for i = 1 : numSym
        [~, decSym(i)] = min(abs(rxSym(i) - constellation));
    end
    decSym = decSym - 1;
    bits   = zeros(numSym * k, 1);
    for i = 1 : numSym
        bits((i-1)*k+1 : i*k) = de2bi_local(decSym(i), k, 'left-msb')';
    end
end

function constellation = generate_qam_constellation(M)
%GENERATE_QAM_CONSTELLATION  Build a normalised square M-QAM constellation.
    M_sqrt = sqrt(M);
    [I_g, Q_g] = meshgrid(-(M_sqrt-1):2:(M_sqrt-1), -(M_sqrt-1):2:(M_sqrt-1));
    constellation = I_g(:) + 1j*Q_g(:);
    constellation = constellation / sqrt(mean(abs(constellation).^2));
end

function rxNoisy = add_awgn(rx, SNR_dB)
%ADD_AWGN  Add complex AWGN scaled to a given SNR.
    sigPwr  = mean(abs(rx(:)).^2);
    nPwr    = sigPwr / 10^(SNR_dB/10);
    rxNoisy = rx + sqrt(nPwr/2) * (randn(size(rx)) + 1j*randn(size(rx)));
end

function d = bi2de_local(b, order)
%BI2DE_LOCAL  Binary vector to decimal integer.
    if strcmp(order, 'left-msb')
        powers = 2.^(length(b)-1 : -1 : 0);
    else
        powers = 2.^(0 : length(b)-1);
    end
    d = sum(b .* powers);
end

function b = de2bi_local(d, n, order)
%DE2BI_LOCAL  Decimal integer to binary vector of length n.
    b = mod(floor(d ./ 2.^(n-1:-1:0)), 2);
    if strcmp(order, 'right-msb'), b = fliplr(b); end
end

function [cdf_vals, x_vals] = ecdf_manual(data)
%ECDF_MANUAL  Empirical CDF without Statistics Toolbox.
    sorted    = sort(data(:));
    x_vals    = unique(sorted);
    cdf_vals  = zeros(length(x_vals), 1);
    N = length(sorted);
    for i = 1 : length(x_vals)
        cdf_vals(i) = sum(sorted <= x_vals(i)) / N;
    end
end

function fill_region(SNR_r, modS, mask, colour)
%FILL_REGION  Shade a coloured zone on the AMC staircase plot.
    if any(mask)
        fill([SNR_r(mask) fliplr(SNR_r(mask))], ...
             [modS(mask)  zeros(1, sum(mask))], ...
             colour, 'EdgeColor', 'none', 'FaceAlpha', 0.5);
    end
end
